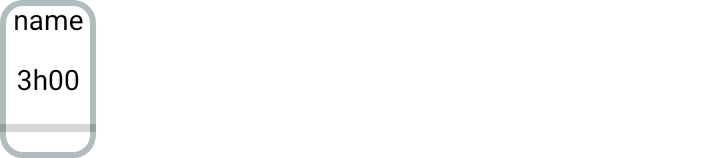
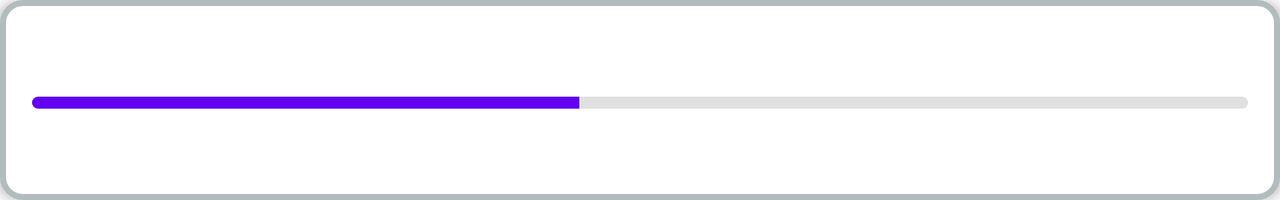

One screen, two layout resources from the same app: the default and the repository's alternative for another configuration. Each is rendered where Android would select it; the XML of both is given below.
<!-- AndroidManifest.xml: application theme Theme.MediTime -->
<!-- res/layout/medicpanel.xml -->
<?xml version="1.0" encoding="utf-8"?>
<LinearLayout xmlns:android="http://schemas.android.com/apk/res/android"
    xmlns:app="http://schemas.android.com/apk/res-auto"
    xmlns:tools="http://schemas.android.com/tools"

    android:layout_width="wrap_content"
    android:layout_height="wrap_content"
    android:clickable="true"
    android:id="@+id/MediLayout"
    android:background="@drawable/medi_background">

    <androidx.constraintlayout.widget.ConstraintLayout
        android:layout_width="match_parent"
        android:layout_height="match_parent"
       >

        <TextView
            android:id="@+id/textTimer"
            android:layout_width="wrap_content"
            android:layout_height="wrap_content"
            android:text="3h00"
            android:textColor="#000000"
            app:layout_constraintBottom_toBottomOf="parent"
            app:layout_constraintEnd_toEndOf="parent"
            app:layout_constraintStart_toStartOf="parent"
            app:layout_constraintTop_toTopOf="parent" />

        <ProgressBar
            android:id="@+id/progressBar"
            style="?android:attr/progressBarStyleHorizontal"
            android:layout_width="match_parent"
            android:layout_height="30dp"
            android:indeterminateDrawable="@android:drawable/progress_horizontal"
            android:outlineAmbientShadowColor="#000000"
            app:layout_constraintBottom_toBottomOf="parent"
            app:layout_constraintEnd_toEndOf="parent"
            app:layout_constraintStart_toStartOf="parent"
            app:layout_constraintTop_toBottomOf="@+id/textTimer" />

        <TextView
            android:id="@+id/Name"
            android:layout_width="match_parent"
            android:layout_height="wrap_content"
            android:text="name"
            android:textAlignment="center"
            android:textColor="#000000"
            app:layout_constraintEnd_toEndOf="parent"
            app:layout_constraintStart_toStartOf="parent"
            app:layout_constraintTop_toTopOf="parent" />
    </androidx.constraintlayout.widget.ConstraintLayout>
</LinearLayout>
<!-- resources referenced by this layout -->
<resources>
  <!-- drawable medi_background (drawable) -->
  <?xml version="1.0" encoding="utf-8"?>
  <shape xmlns:android="http://schemas.android.com/apk/res/android"
      >
      <solid android:color="#FFFFFF"/>
      <stroke android:width="3dp" android:color="#B1BCBE" />
      <corners android:radius="10dp"/>
      <padding android:left="0dp" android:top="0dp" android:right="0dp" android:bottom="0dp" />
  </shape>
  <style name="Theme.MediTime" parent="Theme.MaterialComponents.DayNight.DarkActionBar">
          
          <item name="colorPrimary">@color/purple_500</item>
          <item name="colorPrimaryVariant">@color/purple_700</item>
          <item name="colorOnPrimary">@color/white</item>
          
          <item name="colorSecondary">@color/teal_200</item>
          <item name="colorSecondaryVariant">@color/teal_700</item>
          <item name="colorOnSecondary">@color/black</item>
          
          <item name="android:statusBarColor">?attr/colorPrimaryVariant</item>
          
      </style>
  <color name="purple_500">#FF6200EE</color>
  <color name="purple_700">#FF3700B3</color>
  <color name="white">#FFFFFFFF</color>
  <color name="teal_200">#FF03DAC5</color>
  <color name="teal_700">#FF018786</color>
  <color name="black">#FF000000</color>
</resources>
<!-- res/layout-land/medicpanel.xml (the repository's variant of the layout above) -->
<!-- drawn on the phone turned sideways -->
<?xml version="1.0" encoding="utf-8"?>
<LinearLayout xmlns:android="http://schemas.android.com/apk/res/android"
    xmlns:app="http://schemas.android.com/apk/res-auto"
    xmlns:tools="http://schemas.android.com/tools"
    android:id="@+id/MediLayout"
    android:layout_width="match_parent"
    android:layout_height="wrap_content"
    android:background="@drawable/medi_background"
    android:clickable="true"
    android:elevation="4dp"
    android:longClickable="true"
    android:orientation="vertical"
    android:padding="16dp">

    <TextView
        android:id="@+id/Name"
        android:layout_width="match_parent"
        android:layout_height="wrap_content"
        android:layout_marginBottom="8dp"
        android:fontFamily="@font/roboto_medium"
        android:gravity="center_horizontal"
        android:textColor="#FF6200EE"
        android:textSize="18sp" />

    <ProgressBar
        android:id="@+id/progressBar"
        style="@style/Widget.AppCompat.ProgressBar.Horizontal"
        android:layout_width="match_parent"
        android:layout_height="6dp"
        android:layout_marginBottom="8dp"
        android:max="100"
        android:progress="45"
        android:progressDrawable="@drawable/custom_progress_bar" />

    <TextView
        android:id="@+id/textTimer"
        android:layout_width="match_parent"
        android:layout_height="wrap_content"
        android:fontFamily="@font/roboto_black"
        android:gravity="center_horizontal"
        android:textColor="#DE000000"
        android:textSize="16sp" />

</LinearLayout>
<!-- resources referenced by the variant -->
<!-- as the phone turned sideways resolves them -->
<resources>
  <!-- drawable custom_progress_bar (drawable) -->
  <?xml version="1.0" encoding="utf-8"?>
  <layer-list xmlns:android="http://schemas.android.com/apk/res/android">
      <item android:id="@android:id/background">
          <shape>
              <corners android:radius="3dp" />
              <solid android:color="#FFE0E0E0"/>
          </shape>
      </item>
      <item android:id="@android:id/progress">
          <clip>
              <shape>
                  <corners android:radius="3dp" />
                  <solid android:color="#FF6200EE"/>
              </shape>
          </clip>
      </item>
  </layer-list>
  <!-- drawable medi_background (drawable) -->
  <?xml version="1.0" encoding="utf-8"?>
  <shape xmlns:android="http://schemas.android.com/apk/res/android"
      >
      <solid android:color="#FFFFFF"/>
      <stroke android:width="3dp" android:color="#B1BCBE" />
      <corners android:radius="10dp"/>
      <padding android:left="0dp" android:top="0dp" android:right="0dp" android:bottom="0dp" />
  </shape>
  <style name="Theme.MediTime" parent="Theme.MaterialComponents.DayNight.DarkActionBar">
          
          <item name="colorPrimary">@color/purple_500</item>
          <item name="colorPrimaryVariant">@color/purple_700</item>
          <item name="colorOnPrimary">@color/white</item>
          
          <item name="colorSecondary">@color/teal_200</item>
          <item name="colorSecondaryVariant">@color/teal_700</item>
          <item name="colorOnSecondary">@color/black</item>
          
          <item name="android:statusBarColor">?attr/colorPrimaryVariant</item>
          
      </style>
  <color name="purple_500">#FF6200EE</color>
  <color name="purple_700">#FF3700B3</color>
  <color name="white">#FFFFFFFF</color>
  <color name="teal_200">#FF03DAC5</color>
  <color name="teal_700">#FF018786</color>
  <color name="black">#FF000000</color>
</resources>
